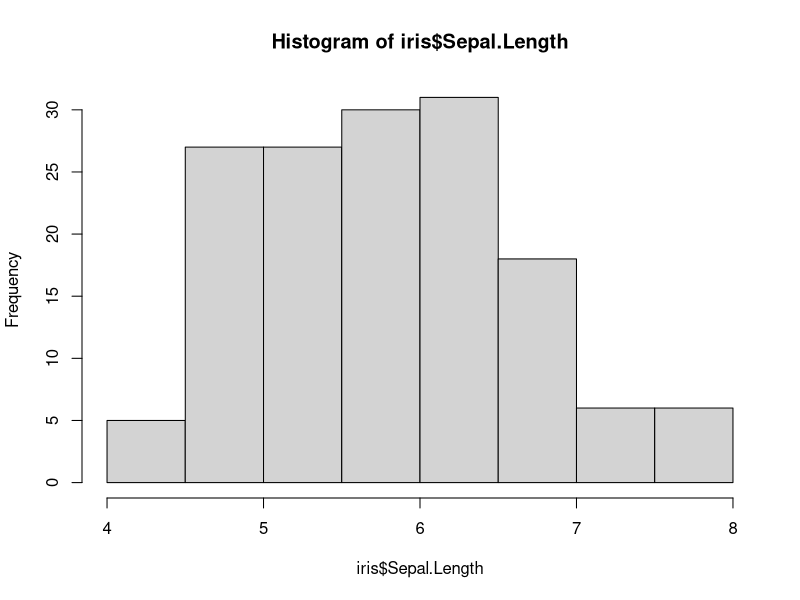
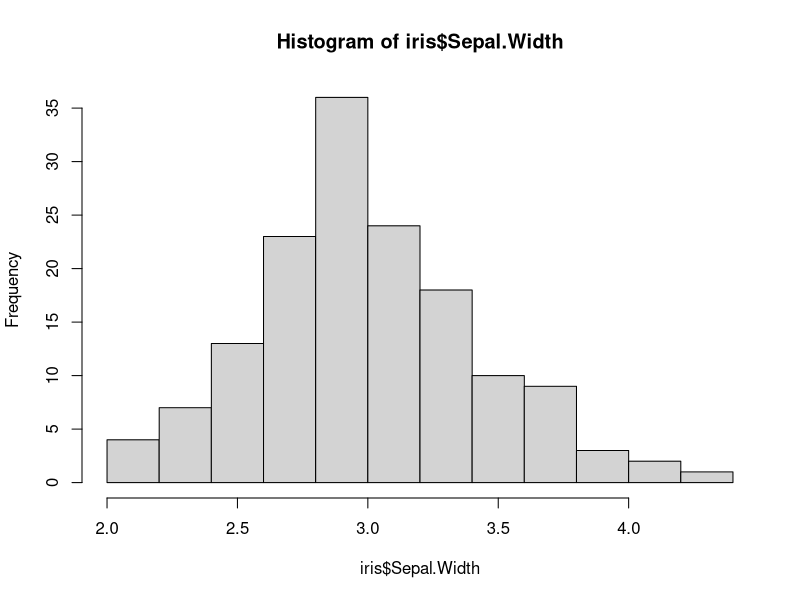
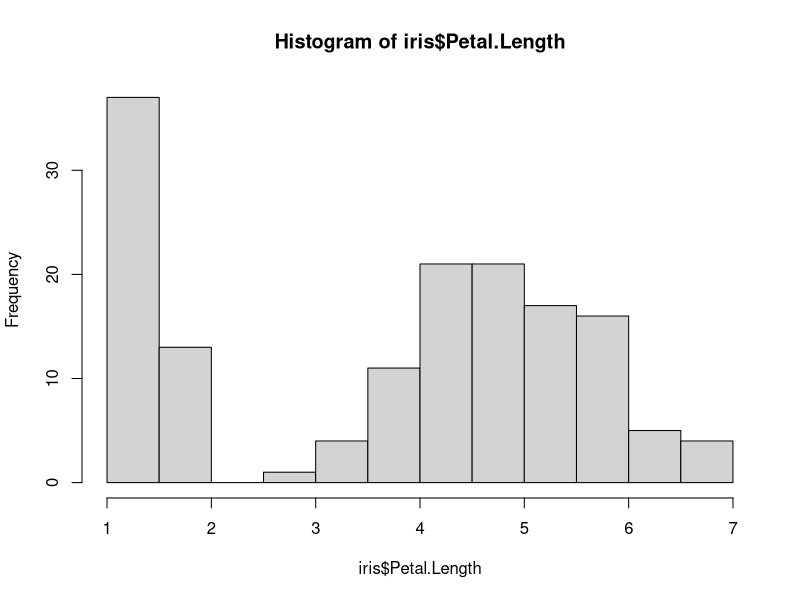
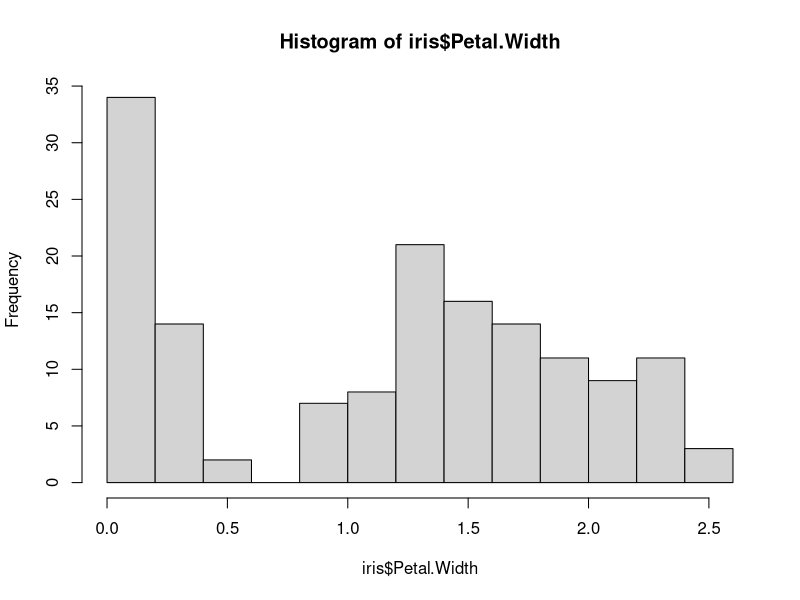

R code for these plots, in order:
library(datasets)
head(iris)

hist(iris$Sepal.Length)
hist(iris$Sepal.Width)
hist(iris$Petal.Length)
hist(iris$Petal.Width)




